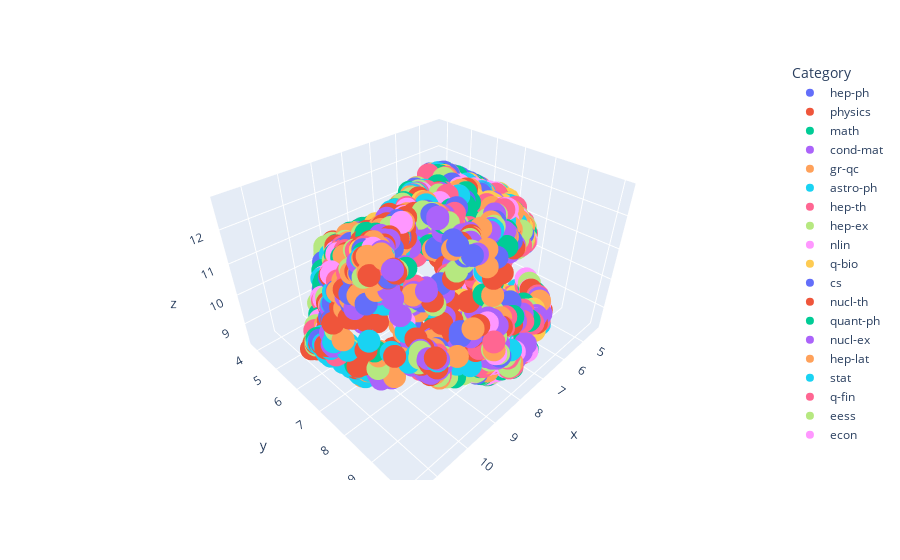

This figure's notebook cell:
### Code cell
import umap.umap_ as umap

import plotly.express as px


# Perform dimensionality reduction using UMAP
reducer = umap.UMAP(n_components=3, random_state=42, n_neighbors=20, min_dist=0.0,metric="cosine")
embeddings_3d = reducer.fit_transform(embeddings)

# Create a DataFrame for the 3D embeddings
embeddings_3d_df = pd.DataFrame(embeddings_3d, columns=['x', 'y', 'z'])
embeddings_3d_df['Category'] = merged_df['unique_primary_category'].values

# Create the 3D scatter plot using Plotly
fig = px.scatter_3d(embeddings_3d_df, x='x', y='y', z='z', color='Category')
fig.show()
fig.write_html("3D_plot_TransformerEncoder.html")
